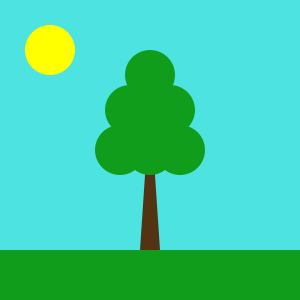
Frame 1 (no input)
Frame 60 (the mouse pressed at the canvas centre just before this capture): identical to frame 1, image omitted
Frame 120 (the mouse held since frame 60 and released just before this capture): identical to frame 1, image omitted

The Processing sketch that drew this single still picture (run headless with seeded random() and noise(); from frame 60 on, the mouse is pressed at the canvas centre):

// Processing sketch: processing_36307
// ── processing_36307.pde

void setup(){
size(300,300);
}

void draw() {
  
if (mouseX < width/2) {
  background(76,227,225);
  //for the grass
  fill(17,157,28);
  noStroke();
  rect(0,250,300,50);
  //for the trunk of the tree
  fill(82,52,20);
  smooth();
  triangle(150,100,140,250,160,250);
  //for the leaves on the tree
  ellipseMode(CENTER);
  fill(17,157,28);
  ellipse(150,75,50,50);
  ellipse(150,150,50,50);
  ellipse(120,150,50,50);
  ellipse(180,150,50,50);
  ellipse(130,110,50,50);
  ellipse(170,110,50,50);
  //for the sun
  fill(255,255,0);
  ellipse(50,50,50,50);
}


if (mouseX > width/2) {
  background(100,100,100);
  //for the snow
  fill(255,255,255);
  noStroke();
  rect(0,250,300,50);
  //for the tree trunk
  fill(0,0,0);
  smooth();
  triangle(150,100,140,250,160,250);
  //for the branches
  triangle(150,110,148,30,152,30);
  triangle(150,130,100,100,110,100);
  triangle(150,130,200,100,190,100);
  triangle(150,100,130,50,125,50);
  triangle(150,100,180,50,185,50);
  //for the sun
  fill(250,250,151);
  ellipse(50,50,50,50);
}

}
